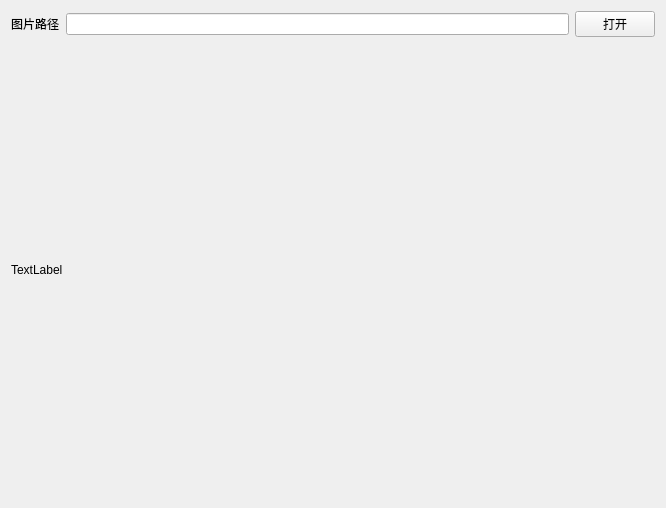
<?xml version="1.0" encoding="UTF-8"?>
<ui version="4.0">
 <class>Widget</class>
 <widget class="QWidget" name="Widget">
  <property name="geometry">
   <rect>
    <x>0</x>
    <y>0</y>
    <width>666</width>
    <height>508</height>
   </rect>
  </property>
  <property name="windowTitle">
   <string>Widget</string>
  </property>
  <layout class="QVBoxLayout" name="verticalLayout" stretch="1,10">
   <item>
    <layout class="QHBoxLayout" name="horizontalLayout">
     <item>
      <widget class="QLabel" name="label">
       <property name="text">
        <string>图片路径</string>
       </property>
      </widget>
     </item>
     <item>
      <widget class="QLineEdit" name="lineEdit_path"/>
     </item>
     <item>
      <widget class="QPushButton" name="btnOpen">
       <property name="text">
        <string>打开</string>
       </property>
      </widget>
     </item>
    </layout>
   </item>
   <item>
    <widget class="QLabel" name="label_image">
     <property name="text">
      <string>TextLabel</string>
     </property>
    </widget>
   </item>
  </layout>
 </widget>
 <resources/>
 <connections/>
</ui>
